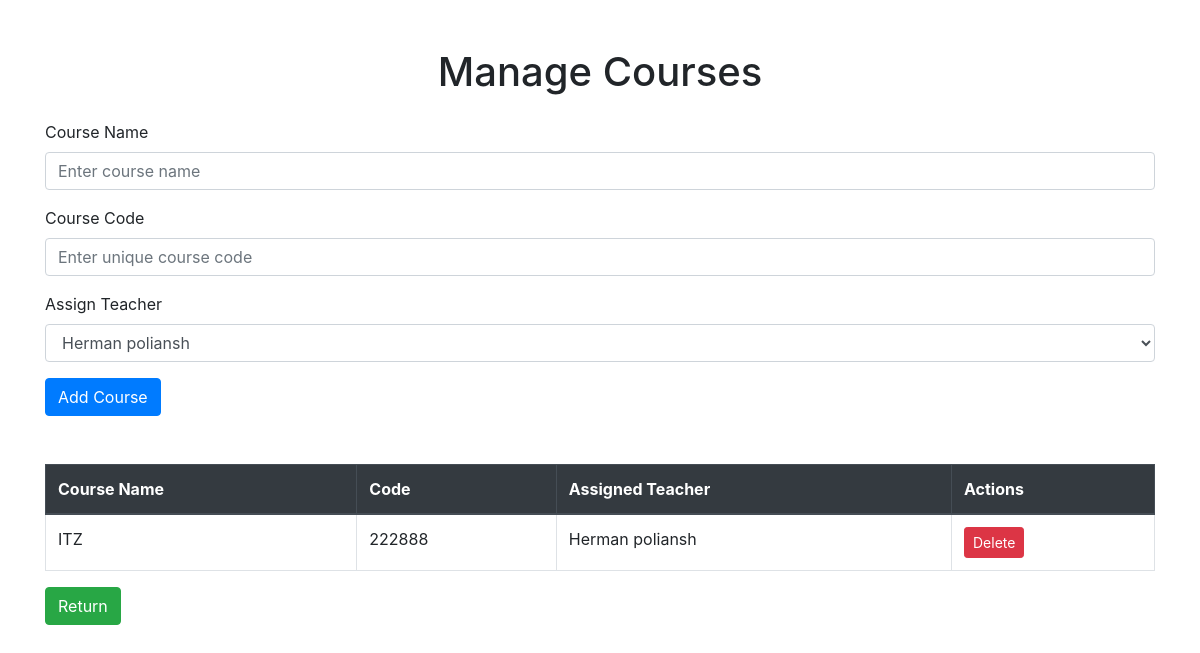
The app's page /admin_page (signed in) with its own data.
### app.py (models this page shows)
class Course(db.Model):
    id = db.Column(db.Integer, primary_key=True)
    name = db.Column(db.String(150), nullable=False)
    code = db.Column(db.String(50), nullable=False, unique=True)
    teacher_id = db.Column(db.Integer, db.ForeignKey('teacher.id'), nullable=False)
    students = db.relationship('User', secondary='enrollment')

class Teacher(UserMixin, db.Model):
    id = db.Column(db.Integer, primary_key=True)
    username = db.Column(db.String(150), unique=True, nullable=False)
    password = db.Column(db.String(150), nullable=False)
    account_type = db.Column(db.String(50), nullable=False)
    first_name = db.Column(db.String(100), nullable=True)
    last_name = db.Column(db.String(100), nullable=True)
    subjects = db.Column(db.String(200), nullable=False)
    office = db.Column(db.String(100), nullable=False)
    consultation_hours = db.Column(db.String(100), nullable=False)

### app.py (the view, shortened to what this page needs)
@app.route('/admin_page', methods=['GET', 'POST'])
@login_required
def manage_courses():
    teachers = Teacher.query.all()
    courses = Course.query.all()
    return render_template('manage_courses.html', courses=courses, teachers=teachers)

### app.py (called while the page is built)
@login_manager.user_loader
def load_user(user_id):
    user = User.query.get(int(user_id))
    if not user:
        user = Teacher.query.get(int(user_id))
    if not user:
        user = Admin.query.get(int(user_id))
    return user

### templates/manage_courses.html (shortened to what this page needs)
<!DOCTYPE html>
<html lang="en">
<head>
    <link rel="stylesheet" href="https://cdn.jsdelivr.net/npm/bootstrap@4.3.1/dist/css/bootstrap.min.css">
</head>
<body>
    <div class="container mt-5">
        <h1 class="text-center mb-4">Manage Courses</h1>
        <form method="POST" class="mb-5">
            <div class="form-group">
                <label for="name">Course Name</label>
                <input type="text" class="form-control" name="name" id="name" placeholder="Enter course name" required>
            </div>
            <div class="form-group">
                <label for="code">Course Code</label>
                <input type="text" class="form-control" name="code" id="code" placeholder="Enter unique course code" required>
            </div>
            <div class="form-group">
                <label for="teacher_id">Assign Teacher</label>
                <select class="form-control" name="teacher_id" id="teacher_id" required>
                    {% for teacher in teachers %}
                        <option value="{{ teacher.id }}">{{ teacher.first_name }} {{ teacher.last_name }}</option>
                    {% endfor %}
                </select>
            </div>
            <button type="submit" class="btn btn-primary">Add Course</button>
        </form>
        <table class="table table-bordered">
            <thead class="thead-dark">
                <tr>
                    <th>Course Name</th>
                    <th>Code</th>
                    <th>Assigned Teacher</th>
                    <th>Actions</th>
                </tr>
            </thead>
            <tbody>
                {% for course in courses %}
                    <tr>
                        <td>{{ course.name }}</td>
                        <td>{{ course.code }}</td>
                        <td>
                            {% for teacher in teachers %}
                                {% if teacher.id == course.teacher_id %}
                                    {{ teacher.first_name }} {{ teacher.last_name }}
                                {% endif %}
                            {% endfor %}
                        </td>
                        <td>
                            <form action="{{ url_for('delete_course', course_id=course.id) }}" method="POST" onsubmit="return confirm('Are you sure you want to delete this course?')">
                                <button type="submit" class="btn btn-danger btn-sm">Delete</button>
                            </form>
                        </td>
                    </tr>
                {% endfor %}
            </tbody>
        </table>
        <a href="{{ url_for('admin_page') }}" class="btn btn-success mb-3">Return</a>
    </div>
</body>
</html>

### records on screen
Course: name "ITZ", code "222888"
Teacher: first_name "Herman", last_name "poliansh"

### other values on screen
form field teacher_id "Herman poliansh"
